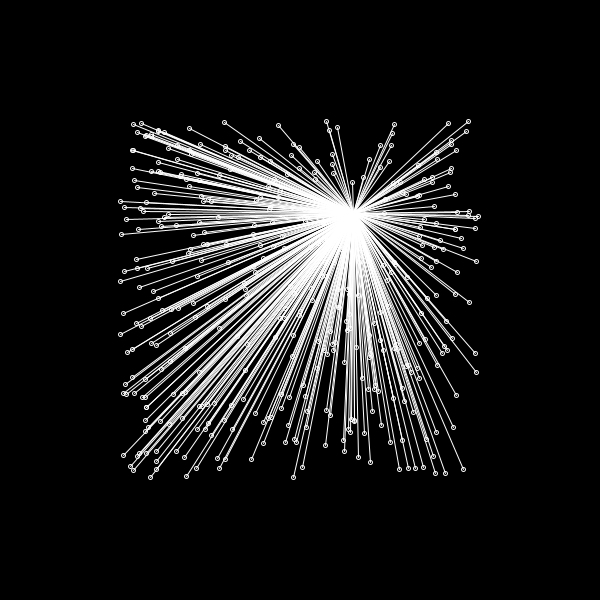
Frame 1 (no input)
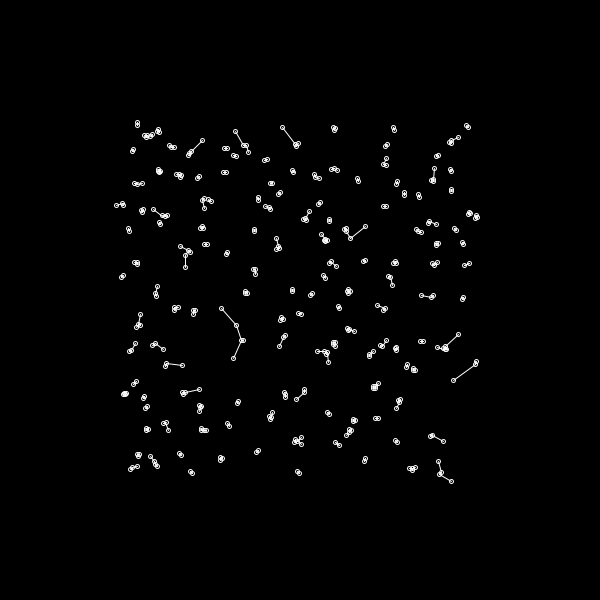
Frame 60 (the mouse pressed at the canvas centre just before this capture)
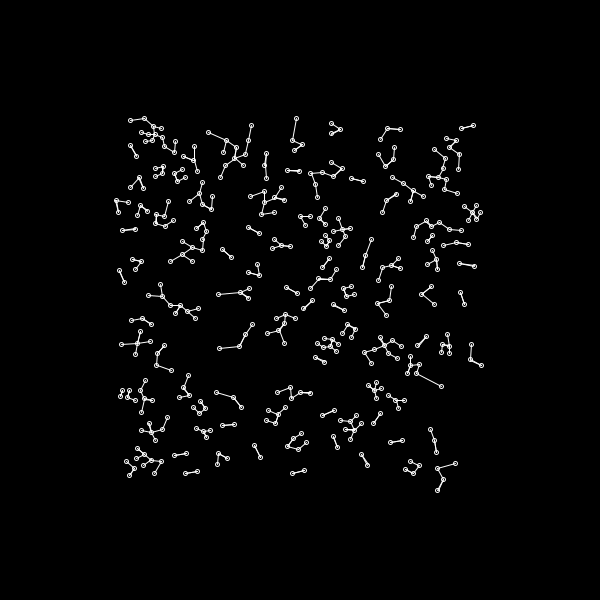
Frame 120 (the mouse held since frame 60 and released just before this capture)

The Processing sketch that drew these frames (run headless with seeded random() and noise(); from frame 60 on, the mouse is pressed at the canvas centre):

// Processing sketch: processing_8871
// ── processing_8871.pde

//
// proximty01
//
// experimenting with particles moving in a direction
// related to the direction toward their nearest neighbor
//
// Matthew Conroy -- April 2010
//

PImage canvas1;

int numberOfBalls=400;
int radii=2;

float time=0;
float timeStep=0.02;

Ball[] balls;

Vect2D[] vels;

int[] closest = new int[numberOfBalls];

void setup (){
   size(600, 600);
   canvas1 = createImage(600,600,RGB);
 
   balls = new Ball[numberOfBalls]; vels = new Vect2D[numberOfBalls];
   
   for(int i=0; i<numberOfBalls; i++) { 
      //balls[i]=new Ball(random(600),random(600),radii);
      float fract=0.2;
      balls[i] = new Ball(random(width*fract,width*(1-fract)),random(height*fract,height*(1-fract)),radii);
      float angle=random(TWO_PI);
      //float vel0=random(0.8,1.2);
      float vel0=1.0;
      vels[i]=new Vect2D(vel0*cos(angle),vel0*sin(angle));
   }
   
   smooth();
   noStroke(); 
}

void draw(){
  timeStep = 0.0001*(mouseX-width/2);
  time=time+timeStep;
  background(0);
  for (int i=0; i< numberOfBalls; i++){
    balls[i].x += vels[i].vx;
    balls[i].y += vels[i].vy;
    float ff=1.0*i/numberOfBalls;
    noFill();
    stroke(255);
    //fill(255-balls[i].r*4.0,120);
    ellipse(balls[i].x, balls[i].y, balls[i].r*2, balls[i].r*2);
    //checkBoundaryCollision(balls[i], vels[i]);
    stroke(255);
    line(balls[i].x,balls[i].y,balls[closest[i]].x,balls[closest[i]].y);
    
    //stroke(255,0,0);
    //line(balls[i].x,balls[i].y,balls[i].x+30*vels[i].vx,balls[i].y+30*vels[i].vy);
  }
  
  adjustVelocities7(balls,vels);
  
  //checkObjectCollision(balls, vels);
}

//
//
//
//
//


void adjustVelocities7(Ball[] b, Vect2D[] v) { // make balls head toward/away from nearest neighbor
   float minDist=0,maxDistOverall=0;
   int closestIndex=0;
   for(int i=0; i<numberOfBalls; i++) {
      minDist=10000000;
      closestIndex=0;
      for(int j=0; j<numberOfBalls; j++) {   
         if (i!=j) {
            float z=dist(b[i].x,b[i].y,b[j].x,b[j].y);      
            if (z<minDist) {
               minDist=z;
               closestIndex=j;
               closest[i]=j;
            }
         }
      }
      
     // time=(mouseX/(1.0*width))*2*3.1415926535;
      
     
      //float xx=width/2.-b[i].x;
      //float yy=height/2.-b[i].y;
      float xx=b[closestIndex].x-b[i].x;
      float yy=b[closestIndex].y-b[i].y;
      
    
      float xx2 = xx*cos(time)-yy*sin(time);
      float yy2 = xx*sin(time)+yy*cos(time);
      xx=xx2;
      yy=yy2;
      float mag=sqrt(xx*xx+yy*yy);
      v[i].vx=0.3*xx/mag;
      v[i].vy=0.3*yy/mag;
   }
   
} 


class Ball{
  float x, y, r, m;

  // default constructor
  Ball() {
  }

  Ball(float x, float y, float r) {
    this.x = x;
    this.y = y;
    this.r = r;
    m = r*.1;
  }
}

class Vect2D{
  float vx, vy;

  // default constructor
  Vect2D() {
  }

  Vect2D(float vx, float vy) {
    this.vx = vx;
    this.vy = vy;
  }
}

// checkBoundaryCollision() function:
void checkBoundaryCollision(Ball ball, Vect2D vel){
  if (ball.x > width-ball.r){
    ball.x = width-ball.r;
    vel.vx *= -1;
  } 
  else if (ball.x < ball.r){
    ball.x = ball.r;
    vel.vx *= -1;
  } 
  else if (ball.y > height-ball.r){
    ball.y = height-ball.r;
    vel.vy *= -1;
  } 
  else if (ball.y < ball.r){
    ball.y = ball.r;
    vel.vy *= -1;
  }
}
